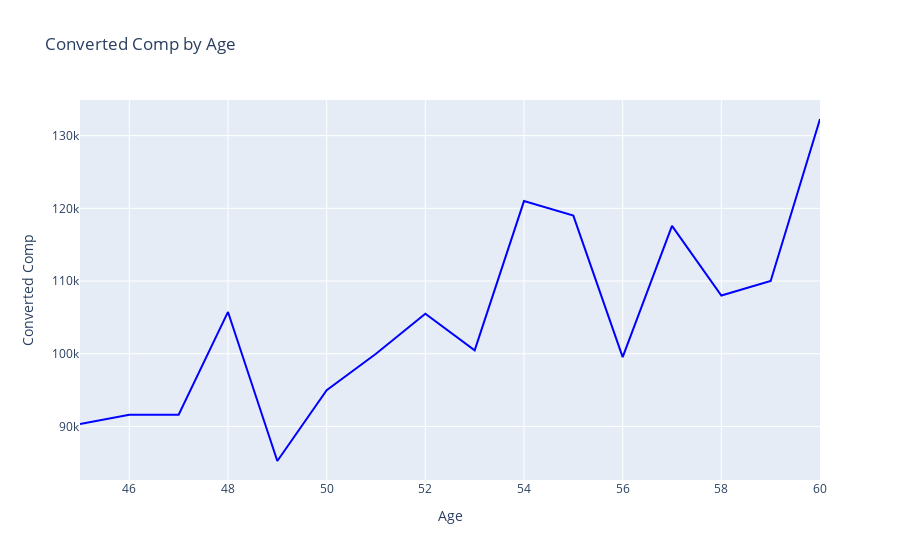

The code cell stored with this chart in its notebook:
### Markdown cell above
Plot the median `ConvertedComp` for all ages from 45 to 60.

### Code cell
# your code goes here
QUERY = """
SELECT ConvertedComp, Age
FROM master
"""
df7 = pd.read_sql_query(QUERY,conn)
group = df7.groupby('Age', as_index=False).median()[29:45]
fig=go.Figure()
fig.add_trace(go.Scatter(x=group['Age'], y=group['ConvertedComp'], mode='lines', marker=dict(color='blue')))
fig.update_layout(title='Converted Comp by Age', xaxis_title='Age', yaxis_title='Converted Comp')
fig.show()

### Figure 1 — Plotly figure (JSON) as saved in the notebook; plotly's stock layout.template omitted (floating-point values rounded to 4 significant figures)
{"data": [{"marker": {"color": "blue"}, "mode": "lines", "type": "scatter", "x": [45, 46, 47, 48, 49, 50, 51, 52, 53, 54, 55, 56, 57, 58, 59, 60], "y": [90330, 91593, 91606, 105750, 85248, 95000, 100000, 105500, 100463, 121000, 119000, 99530.0, 117578, 108000, 110000, 132300.0]}], "layout": {"autosize": true, "title": {"text": "Converted Comp by Age"}, "xaxis": {"autorange": true, "range": [45, 60], "title": {"text": "Age"}, "type": "linear"}, "yaxis": {"autorange": true, "range": [82630.0, 134900.0], "title": {"text": "Converted Comp"}, "type": "linear"}}}
